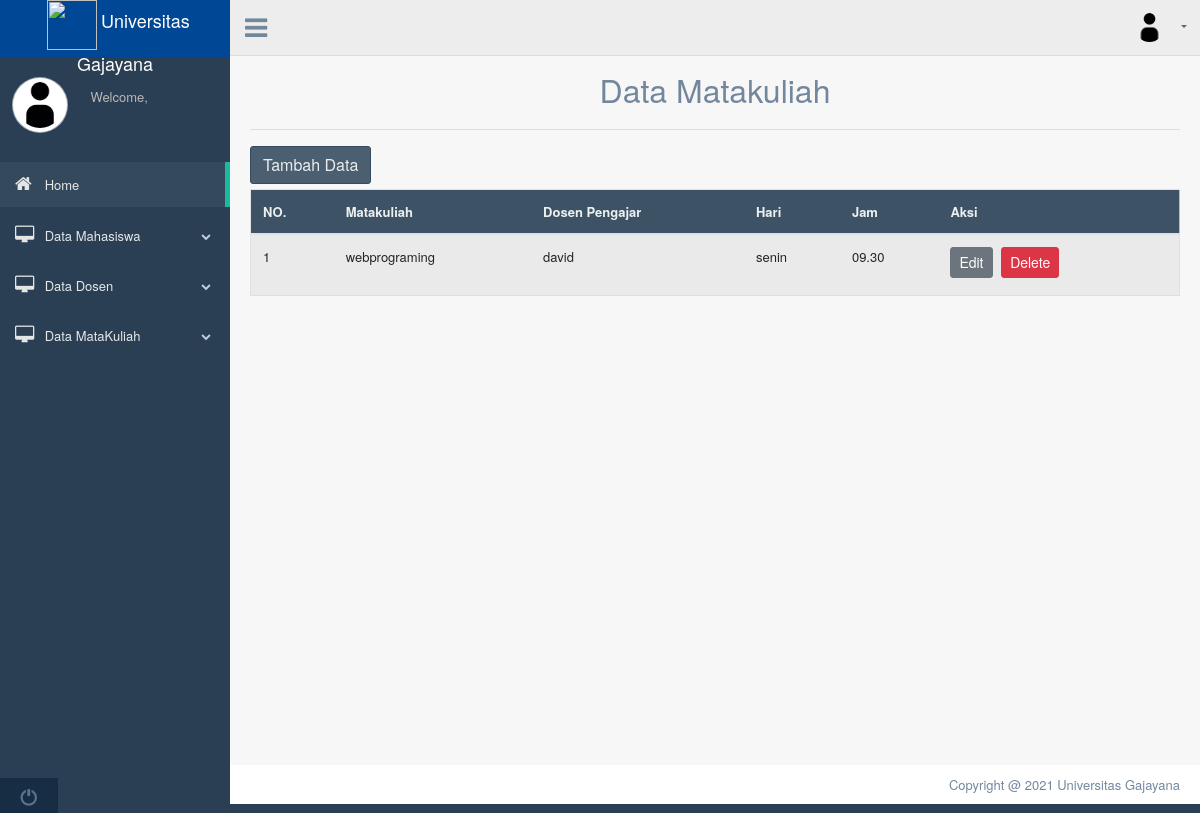
Screenshot of /index.php?page=tampil_mtk with the database file from the repository.
### tables this page shows
CREATE TABLE `matakuliah` (
  `id_matakuliah` int(11) NOT NULL,
  `matakuliah` varchar(50) NOT NULL,
  `dosen` varchar(50) NOT NULL,
  `hari` varchar(50) NOT NULL,
  `jam` varchar(50) NOT NULL
);

### tampil_data_matakuliah.php (the view, shortened to what this page needs)
<?php
include('koneksi.php');
?>
<div class="container" style="margin-top:20px">
    <center>
        <font size="6">Data Matakuliah</font>
    </center>
    <hr>
    <a href="index.php?page=tambah_dsn"><button class="btn btn-dark right">Tambah Data</button></a>
    <div class="table-responsive">
        <table class="table table-striped jambo_table bulk_action">
            <thead>
                <tr>
                    <th>NO.</th>
                    <th>Matakuliah</th>
                    <th>Dosen Pengajar</th>
                    <th>Hari</th>
                    <th>Jam</th>
                    <th>Aksi</th>
                </tr>
            </thead>
            <tbody>
                <?php
                $sql = mysqli_query($conn, "SELECT * FROM matakuliah ORDER BY id_matakuliah DESC") or die(mysqli_error($conn));
                if (mysqli_num_rows($sql) > 0) {
                    $no = 1;
                    while ($data = mysqli_fetch_assoc($sql)) {
                        echo '
						<tr>
							<td>' . $no . '</td>
                            <td>' . $data['matakuliah'] . '</td>
							<td>' . $data['dosen'] . '</td>
							<td>' . $data['hari'] . '</td>
							<td>' . $data['jam'] . '</td>
							<td>
								<a href="index.php?page=edit_mtk&id_matakuliah=' . $data['id_matakuliah'] . '" class="btn btn-secondary btn-sm">Edit</a>
								<a href="delete_mtk.php?id_matakuliah=' . $data['id_matakuliah'] . '" class="btn btn-danger btn-sm" onclick="return confirm(\'Yakin ingin menghapus data ini?\')">Delete</a>
							</td>
						</tr>
						';
                        $no++;
                    }
                } else {
                    echo '
					<tr>
						<td colspan="6">Tidak ada data.</td>
					</tr>
					';
                }
                ?>
        </table>
    </div>
</div>

### rows the page displays
matakuliah: matakuliah "webprograming", dosen "david", hari "senin", jam "09.30"
